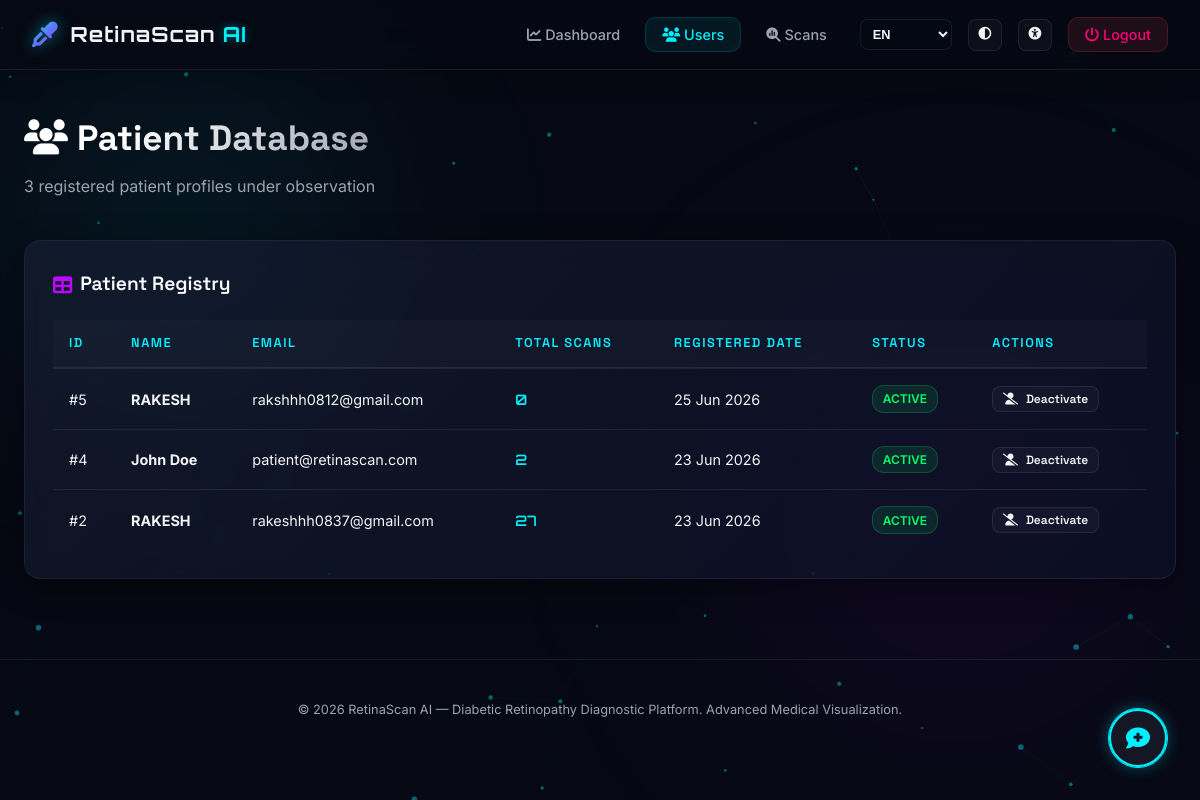
Page /admin/users (signed in) on the committed database.
### models/user.py (models this page shows, shortened)
class User(db.Model, UserMixin):
    __tablename__ = 'users'
    id = db.Column(db.Integer, primary_key=True)
    name = db.Column(db.String(100), nullable=False)
    email = db.Column(db.String(150), unique=True, nullable=False)
    password_hash = db.Column(db.String(255), nullable=False)
    role = db.Column(db.String(20), default='user', nullable=False)
    phone = db.Column(db.String(15), nullable=True)
    age = db.Column(db.Integer, nullable=True)
    gender = db.Column(db.String(20), nullable=True)
    diabetes_type = db.Column(db.String(50), nullable=True)
    hba1c = db.Column(db.Float, nullable=True)
    diabetes_duration = db.Column(db.Integer, nullable=True)
    bp_systolic = db.Column(db.Integer, nullable=True)
    bp_diastolic = db.Column(db.Integer, nullable=True)
    family_history = db.Column(db.Text, nullable=True) # JSON string
    otp_code = db.Column(db.String(10), nullable=True)
    otp_expiry = db.Column(db.DateTime, nullable=True)
    phone_verified = db.Column(db.Boolean, default=False)
    created_at = db.Column(db.DateTime, default=datetime.utcnow)
    is_active = db.Column(db.Boolean, default=True)
    scans = db.relationship('Scan', backref='patient', lazy=True, foreign_keys='[Scan.user_id]')

### app.py (the view)
    @app.route('/admin/users')
    @login_required
    @admin_required
    def admin_users():
        users = User.query.filter_by(role='user').order_by(User.created_at.desc()).all()
        return render_template('admin/users.html', users=users)

### models/user.py (called while the page is built)
@login_manager.user_loader
def load_user(user_id):
    return User.query.get(int(user_id))

### utils/translations.py (called while the page is built)
def translate(key, lang='en'):
    if not lang or lang not in TRANSLATIONS:
        lang = 'en'
    lang_dict = TRANSLATIONS.get(lang, TRANSLATIONS['en'])
    return lang_dict.get(key, TRANSLATIONS['en'].get(key, key))

### templates/admin/users.html (shortened to what this page needs)
{% extends 'base.html' %}
{% block content %}
<div class="page-header">
  <h1><i class="fa-solid fa-users" style="color:var(--neon-cyan);"></i> Patient Database</h1>
  <p>{{ users|length }} registered patient profiles under observation</p>
</div>
<div class="card">
  <h3><i class="fa-solid fa-table" style="color:var(--neon-purple);"></i> Patient Registry</h3>
  <div class="table-container">
    <table class="table">
      <thead>
        <tr><th>ID</th><th>Name</th><th>Email</th><th>Total Scans</th><th>Registered Date</th><th>Status</th><th>Actions</th></tr>
      </thead>
      <tbody>
        {% for user in users %}
        <tr>
          <td>#{{ user.id }}</td>
          <td><strong>{{ user.name }}</strong></td>
          <td>{{ user.email }}</td>
          <td><span style="font-family:'Orbitron',sans-serif; font-weight:600; color:var(--neon-cyan);">{{ user.scans|length }}</span></td>
          <td>{{ user.created_at.strftime('%d %b %Y') }}</td>
          <td>
            <span class="status-pill {{ 'status-processed' if user.is_active else 'status-error' }}">
              {{ 'Active' if user.is_active else 'Inactive' }}
            </span>
          </td>
          <td>
            <form method="POST" action="{{ url_for('toggle_user', user_id=user.id) }}" style="display:inline;">
              <button type="submit" class="btn btn-sm {% if user.is_active %}btn-outline{% else %}btn-primary{% endif %}" style="font-size:0.75rem; padding: 0.25rem 0.6rem;">
                {% if user.is_active %}
                  <i class="fa-solid fa-user-slash"></i> Deactivate
                {% else %}
                  <i class="fa-solid fa-user-check"></i> Activate
                {% endif %}
              </button>
            </form>
          </td>
        </tr>
        {% endfor %}
      </tbody>
    </table>
  </div>
</div>
{% endblock %}

### static/css/main.css (style rules this page uses)
*, *::before, *::after { box-sizing: border-box; margin: 0; padding: 0; }
:root { --bg-deep: #060913; --bg-dark: #0a0f24; --surface-glass: rgba(13, 20, 44, 0.55); --surface-glass-hover: rgba(18, 28, 60, 0.75); --border-glass: rgba(255, 255, 255, 0.08); --border-glow: rgba(0, 240, 255, 0.25); --bg: var(--bg-deep); --surface: var(--surface-glass); --text: var(--text-primary); --text-muted: var(--text-secondary); --border: var(--border-glass); --radius: 10px; --text-primary: #f3f4f6; --text-secondary: #9ca3af; --text-dark: #1f2937; --neon-cyan: #00f0ff; --neon-purple: #bd00ff; --neon-pink: #ff007a; --neon-green: #00ff66; --neon-orange: #ff7a00; --neon-yellow: #ffd600; --no-dr: var(--neon-green); --mild-dr: var(--neon-yellow); --moderate-dr: var(--neon-orange); --severe-dr: var(--neon-pink); --proliferative-dr: var(--neon-purple); --radius-lg: 16px; --radius-md: 10px; --shadow-neon-cyan: 0 0 15px rgba(0, 240, 255, 0.35); --shadow-neon-purple: 0 0 15px rgba(189, 0, 255, 0.35); --shadow-glass: 0 8px 32px 0 rgba(0, 0, 0, 0.4); }
body { font-family: 'Inter', system-ui, -apple-system, sans-serif; background-color: var(--bg-deep); color: var(--text-primary); min-height: 100vh; line-height: 1.6; overflow-x: hidden; position: relative; }
.page-header { display: flex; flex-direction: column; align-items: flex-start; margin-bottom: 2.5rem; gap: 0.5rem; }
.page-header h1 { font-family: 'Space Grotesk', sans-serif; font-size: 2.2rem; font-weight: 700; background: linear-gradient(135deg, #fff 30%, var(--text-secondary) 100%); -webkit-background-clip: text; -webkit-text-fill-color: transparent; }
.page-header p { color: var(--text-secondary); font-size: 1rem; }
.btn { display: inline-flex; align-items: center; justify-content: center; gap: 0.5rem; padding: 0.65rem 1.5rem; border-radius: var(--radius-md); font-family: 'Space Grotesk', sans-serif; font-size: 0.9rem; font-weight: 600; cursor: pointer; border: 1px solid transparent; transition: all 0.3s cubic-bezier(0.4, 0, 0.2, 1); text-decoration: none; }
.btn-outline { background: rgba(255, 255, 255, 0.03); border: 1px solid var(--border-glass); color: var(--text-primary); }
.btn-sm { padding: 0.4rem 1rem; font-size: 0.8rem; border-radius: 8px; }
.card { background: var(--surface-glass); backdrop-filter: blur(12px); -webkit-backdrop-filter: blur(12px); border: 1px solid var(--border-glass); border-radius: var(--radius-lg); padding: 1.75rem; box-shadow: var(--shadow-glass); margin-bottom: 1.5rem; transition: transform 0.4s cubic-bezier(0.175, 0.885, 0.32, 1.275), border-color 0.3s, box-shadow 0.3s; position: relative; overflow: hidden; }
.card::before { content: ""; position: absolute; top: 0; left: 0; width: 100%; height: 100%; background: linear-gradient(135deg, rgba(255, 255, 255, 0.03) 0%, transparent 100%); pointer-events: none; }
.card h3 { font-family: 'Space Grotesk', sans-serif; font-size: 1.2rem; font-weight: 600; margin-bottom: 1.25rem; color: white; display: flex; align-items: center; gap: 0.5rem; }
.table-container { overflow-x: auto; width: 100%; }
.table { width: 100%; border-collapse: collapse; font-size: 0.9rem; text-align: left; }
.table th { padding: 0.85rem 1rem; background: rgba(255, 255, 255, 0.02); color: var(--neon-cyan); font-family: 'Space Grotesk', sans-serif; font-weight: 600; font-size: 0.8rem; text-transform: uppercase; letter-spacing: 1.5px; border-bottom: 2px solid var(--border-glass); }
.table td { padding: 1rem; border-bottom: 1px solid var(--border-glass); color: var(--text-primary); font-weight: 400; transition: background 0.2s; }
.table tr:last-child td { border-bottom: none; }
.status-pill { display: inline-flex; padding: 0.2rem 0.6rem; border-radius: 12px; font-size: 0.75rem; font-weight: 600; text-transform: uppercase; }
.status-processed { background: rgba(0, 255, 102, 0.1); color: var(--neon-green); border: 1px solid rgba(0, 255, 102, 0.2); }

### rows in the picture
User: id "5", name "RAKESH", email "rakshhh0812@gmail.com", scans|length "0", created_at "25 Jun 2026", is_active "ACTIVE", shows "Deactivate"
User: id "4", name "John Doe", email "patient@retinascan.com", scans|length "2", created_at "23 Jun 2026", is_active "ACTIVE", shows "Deactivate"
User: id "2", name "RAKESH", email "rakeshhh0837@gmail.com", scans|length "27", created_at "23 Jun 2026", is_active "ACTIVE", shows "Deactivate"

### other values in the picture
{{ t('logout') }} "Logout"
{{ users|length }} "3"
